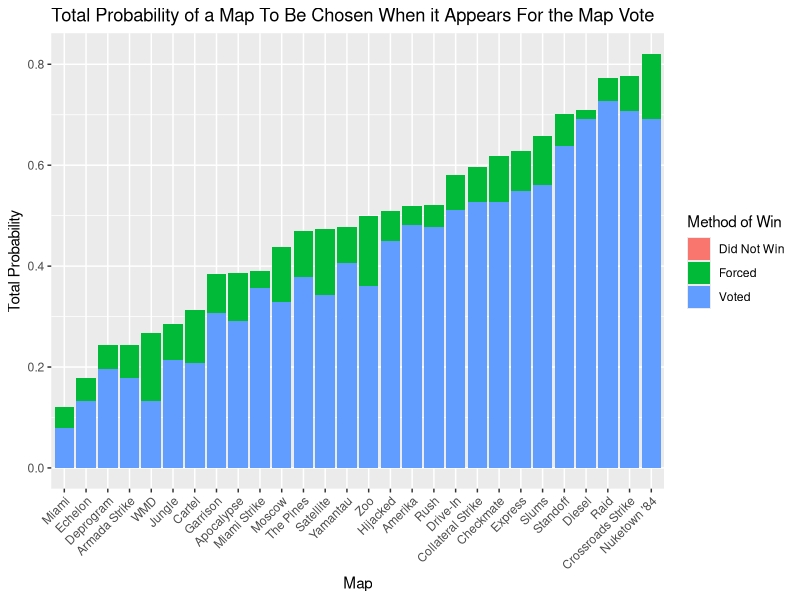
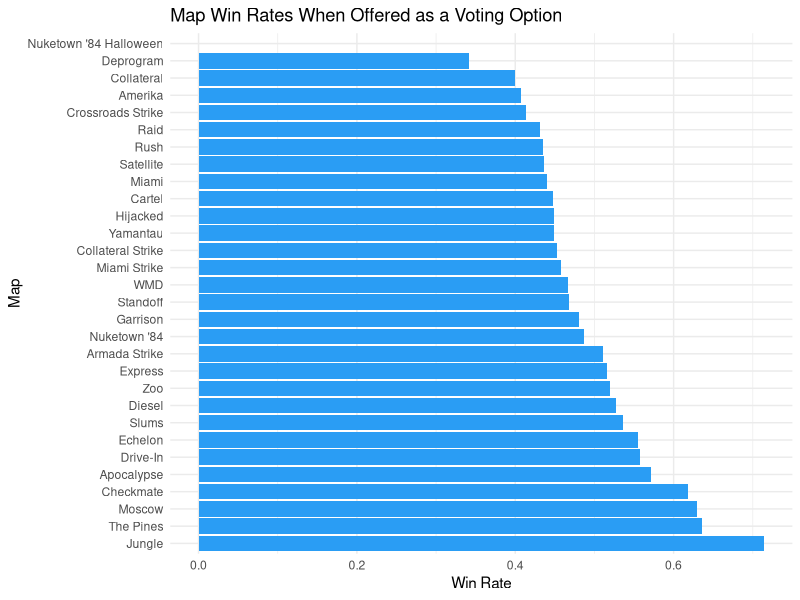

Source code (R) for these figures, in order:
## ---- chunk 1
# clear env, load libraries and data
rm(list = ls())
library(tidyverse)
library(readr)

cod_p1 <- read_csv('CODGames_p1_380.csv')
cod_p2 <- read_csv('CODGames_p2_380.csv')
gm_data <- read_csv('CODGameModes.csv')
map_data  <- read.csv('CODMaps.csv')

# we combine the results of player 1 and player 2 according to the instructions
# so first add a column to indicate which player it is in case it is used for the future problems
cod_p1$player = 1
cod_p2$player = 2

full_data <- rbind(cod_p1, cod_p2)

# lowercase column names.
# AI disclosure: We asked chatgpt 4o to modify the column names with regex
names(full_data) <- tolower(gsub("([a-z])([A-Z])", "\\1_\\2", names(full_data)))

## ---- chunk 2
# get a list of the clean names
clean_maps <- as.vector(unique(map_data$Name))

clean_data <- full_data %>%
  mutate(
    map1 = case_when(
      map1 %in% clean_maps ~ map1,
      map1 %in% c('Collateral', 'Collateral Streik', 'Collaterol Strike') ~ 'Collateral Strike',
      map1 == 'Deprogam' ~ 'Deprogram',
      map1 == 'Miami Stirke' ~ 'Miami Strike',
      map1 == 'Ruah' ~ 'Rush',
      map1 == 'Riad' ~ 'Raid',
      map1 == 'Drive-in' ~ 'Drive-In'
      ),
    map2 = case_when(
      map2 %in% clean_maps ~ map2,
      map2 %in% c('Miami Stirke', 'Miami Sstrike') ~ 'Miami Strike',
      map2 == 'yamantau' ~ 'Yamantau', 
      map2 == 'Collateral' ~ 'Collateral Strike',
      map2 == 'Amrada Strike' ~ 'Armada Strike',
      map2 == 'Drive-in' ~ 'Drive-In'
      ),
    choice = case_when(
      choice %in% clean_maps ~ choice,
      choice %in% c("APocalypse","Apocolypse") ~ 'Apocalypse',
      choice %in% c('Collateral', 'Collaterel Strike') ~ 'Collateral Strike',
      choice == 'Deisel' ~ 'Diesel',
      choice == 'Drive-in' ~ 'Drive-In',
      choice == 'Riad' ~ 'Raid'
    ),
    # notice there are 'X o Y' values for the map vote so use gsub to swap them
    map_vote = gsub(' o ', ' to ', map_vote),
    # clean the game type variable since it will be used in task 3
    game_type = case_when(
      game_type == 'HC - TDM' ~ 'TDM',
      game_type == 'HC - Kill Confirmed' ~ 'Kill Confirmed',
      game_type == 'HC - Hardpoint' ~ 'Hardpoint',
      game_type == 'HC - Domination' ~ 'Domination'
    )
  ) %>%
  # separate map vote column. The larget number is always written first 
  separate(map_vote, into = c('winning_map_vote', 'losing_map_vote'), sep = ' to ', extra = 'merge', convert = TRUE)

# make sure the name of every map is cleaned for all 3 map columns. (set diff is NA only for missing maps)
setdiff(clean_data$map1, map_data$Name)
setdiff(clean_data$map2, map_data$Name)
setdiff(clean_data$choice, map_data$Name)

## ---- chunk 3
map_vote_data <- clean_data %>%
  select(map1, map2, winning_map_vote, losing_map_vote, choice)
## ---- chunk 4
map_vote_data[489,]$choice <- map_vote_data[489,]$map1
## ---- chunk 5
# we filter here to show the few cases where this happens. in the next code chunk,
# we clean the data to a consistent format.
map_vote_data %>%
  filter(
    is.na(map1) & !is.na(map2) | is.na(map2) & !is.na(map1)
  )
## ---- chunk 6
map_vote_data <- map_vote_data %>%
  mutate(
    # since we only have a few specific cases, we can 'hard-code' them into 
    # the data wrangling
    map1 = if_else(map2 != choice, choice, map1),
    map2 = if_else(map1 != choice, choice, map2),
    choice = if_else(map2 == choice & is.na(map1), NA, choice)
  )

# start creating the dataframes that are used for this question
m1_stats <- map_vote_data %>%
  select(-map2) %>%
  subset(!is.na(map1)) %>%
  group_by(map1) %>%
  reframe(
    win = (map1 == choice),
    # there are 3 cases for the method: either a map lost, won by votes, or got forced to win because it was map1
    method = case_when(
    map1 != choice ~ 'Did Not Win',
    map1 == choice & winning_map_vote > losing_map_vote ~ 'Voted',
    map1 == choice & winning_map_vote == losing_map_vote ~ 'Forced'
    )
  ) %>%
  rename(
    map = map1
  )

m2_stats <- map_vote_data %>%
  select(-map1) %>%
  subset(!is.na(map2)) %>%
  group_by(map2) %>%
  reframe(
    win = map2 == choice,
    # there are 2 cases for map2: either it lost or it won by votes. it is never forced to be the map.
    method = case_when(
    map2 == choice & winning_map_vote > losing_map_vote ~ 'Voted',
    !(map2 == choice & winning_map_vote > losing_map_vote) ~ 'Did Not Win' # if it was not voted, then it did not win
    )
  ) %>%
  rename(
    map = map2
  )

map_stats <- rbind(m1_stats, m2_stats)

# make sure map_stats does not have any NA values, if so, figure out why
sum(is.na(m1_stats))
sum(is.na(m2_stats))
sum(is.na(map_stats))
## ---- chunk 7
map_probs <- map_stats %>%
  group_by(map) %>%
  mutate(
    times_chosen = n(),
    prob_win = win/times_chosen
  ) %>% 
  ungroup() %>%
  group_by(map, method) %>%
  summarize(
    total_prob = sum(prob_win)
  ) %>% 
  group_by(map) %>%
  mutate(
    total_sum = sum(total_prob)
    ) %>%
  ungroup() %>%
  mutate(map = reorder(map, total_sum))
map_probs
## ---- chunk 8
# making the plot
ggplot(map_probs, aes(x = map, y = total_prob, fill = method)) + 
  geom_bar(stat = 'identity') + 
  labs(
    x = 'Map', 
    y = 'Total Probability',
    fill = 'Method of Win',
    title = 'Total Probability of a Map To Be Chosen When it Appears For the Map Vote'
    ) + 
  theme(axis.text.x = element_text(angle = 45, hjust = 1))
## ---- chunk 9
library(stringdist)

games <- bind_rows(cod_p1, cod_p2)

# --- 2. Standardize and Clean Map Names ---
# Clean function: trim whitespace and correct spelling using string distance
clean_map <- function(name, reference_names) {
  name <- str_trim(name)
  if (is.na(name)) return(NA)
  match_index <- amatch(name, reference_names, maxDist = 2)
  if (!is.na(match_index)) return(reference_names[match_index])
  return(name)
}

# List of valid map names from CODMaps.csv
valid_maps <- unique(str_trim(map_data$Name))

# Clean all relevant map columns
games <- games %>%
  mutate(
    Map1 = sapply(Map1, clean_map, reference_names = valid_maps),
    Map2 = sapply(Map2, clean_map, reference_names = valid_maps),
    Choice = sapply(Choice, clean_map, reference_names = valid_maps),
    MapVote = sapply(MapVote, clean_map, reference_names = valid_maps)
  )

# --- 3. Filter to Only Games with Voting Info ---
# Keep rows where Map1 and Map2 are both non-missing (indicates vote occurred)
games_votes <- games %>%
  filter(!is.na(Map1) & !is.na(Map2))

# --- 4. Determine the Winner of Each Vote ---
# Count number of votes for Map1 and Map2
vote_counts <- games_votes %>%
  rowwise() %>%
  mutate(
    Map1_votes = sum(MapVote == Map1, na.rm = TRUE),
    Map2_votes = sum(MapVote == Map2, na.rm = TRUE),
    Winner = case_when(
      Map1_votes > Map2_votes ~ Map1,
      Map2_votes > Map1_votes ~ Map2,
      Map1_votes == Map2_votes ~ Map1  # tie breaker: Map1 wins
    )
  ) %>%
  ungroup()

# --- 5. Reshape for Aggregation ---
# Long format: 1 row per map per match
long_maps <- vote_counts %>%
  pivot_longer(cols = c(Map1, Map2), names_to = "MapSlot", values_to = "Map") %>%
  mutate(
    Won = Map == Winner
  )

# --- 6. Aggregate Statistics ---
# After cleaning and reshaping
long_maps <- long_maps %>%
  filter(!is.na(Map) & Map != "")


map_stats <- long_maps %>%
  group_by(Map) %>%
  summarise(
    Times_Offered = n(),
    Times_Won = sum(Won),
    Win_Rate = Times_Won / Times_Offered
  ) %>%
  arrange(desc(Win_Rate))

# --- 7. Visualization ---
ggplot(map_stats, aes(x = reorder(Map, -Win_Rate), y = Win_Rate)) +
  geom_col(fill = "#2a9df4") +
  coord_flip() +
  labs(
    title = "Map Win Rates When Offered as a Voting Option",
    x = "Map",
    y = "Win Rate"
  ) +
  theme_minimal()
